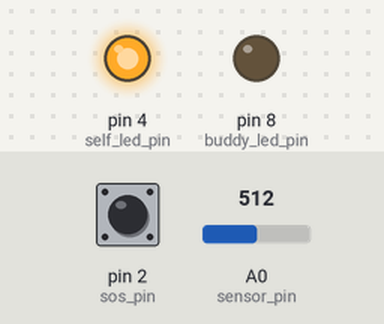
A sketch run on a simulated Arduino Uno, built with avr-gcc and run on an emulated ATmega328P. Shown: output pins drawn as LEDs (lit = HIGH). The inputs (shaded band) are chosen by the test bench; at power-on: pin 2 (sos_pin) HIGH, A0 (sensor_pin) = 512. No radio packets arrive unless stated.

Above: at 0.1 s.
Timing chart, 0 to 1.6 s (numbered marks = the images above):
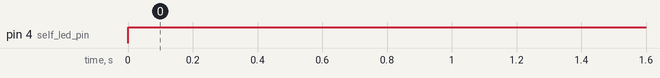

Measured:
- by itself, pin 4 (self_led_pin): LOW → HIGH at 0.00 s

The sketch:

Module1.ino
```cpp
#include<RH_ASK.h>
#ifdef RH_HAVE_HARDWARE_SPI
#include <SPI.h> // Not actually used but needed to compile
#endif

RH_ASK driver(2000, 11, 12, 0); // 2000 bps, Pin 11 RX, Pin 12 TX

uint8_t seq = 0; // number of messages sent
uint8_t id = 1; // ID of this user
uint8_t sensor_pin = A0; // Pin connected to MQ-2 gas sensor module
uint8_t sos_pin = 2; // Pin connected to SOS button
uint8_t self_led_pin = 4; // Pin connected to LED indicator for this user
uint8_t buddy_led_pin = 8; // Pin connected to LED indicator for coworker/team memeber
uint8_t buddy_id = 67; // ID of this users team member (More IDs could be added for larger teams)
float ppm_thresh = 2000; // Threshold ppm, can be changed depending on gas
unsigned long time_ref = 0;
bool sos_on = false;

void setup()
{
  Serial.begin(9600);
  driver.init();
  pinMode(sos_pin, INPUT_PULLUP);
  pinMode(self_led_pin, OUTPUT);
  pinMode(buddy_led_pin, OUTPUT);
}

void loop()
{
  unsigned long time = micros();
  checkSensors();
  uint8_t id_recv = receiveDistress();
  if (id_recv == buddy_id)
  {
    digitalWrite(buddy_led_pin, HIGH);
  }

  if ((time - time_ref) >= 1000000)
  {
    transmitData();
    time_ref = micros();
  }
}

// Checks sensors when a transmission is not being sent
// Sends a distress signal if the SOS button is pressed or the ppm is above the threshold
void checkSensors()
{
  int sensor_val = analogRead(sensor_pin);
  float voltage = 5 * sensor_val / 1024;
  float ppm = 605.18 * pow(((1/6.7) * ((5 - voltage) / voltage)), -2.052); // Formula for ppm of LPG

  uint8_t sos = !(digitalRead(sos_pin));

  if ((ppm > ppm_thresh) | sos)
  {
    distressSignal();
  }
}

// Transmits sensor data to the dashboard receiver using the RF transmitter
// Checks the sensor values and packages it to be sent to the dashboard
void transmitData()
{
  int sensor_val = analogRead(sensor_pin);
  float voltage = 5 * sensor_val / 1024;
  uint8_t msg_len = 7; // 7 bytes are sent
  uint8_t msg[msg_len]; // id, gas ppm, sos, seq

  msg[0] = id;

  union {
    float value;
    uint8_t bytes[4];
  } ppm;

  ppm.value = 605.18 * pow(((1/6.7) * ((5 - voltage) / voltage)), -2.052);

  for (int i = 0; i < sizeof(ppm); i++)
  {
    msg[i + 1] = ppm.bytes[i];
  }

  msg[5] = (uint8_t)sos_on;

  seq++;
  msg[6] = seq;

  driver.send(&msg[0], msg_len);
  driver.waitPacketSent();
  delay(100);
}

// Sends a distress signal containing the ID of the user
// Turns on an indicator LED to indicate the SOS button has been successfully been pressed
// or the ppm of gas is above the threshold
void distressSignal()
{
  uint8_t msg_len = 1; // 1 byte is sent
  uint8_t msg[1] = {id}; // format: id

  if (!sos_on)
  {
    sos_on = true;
    digitalWrite(self_led_pin, HIGH);
  }

  driver.send(msg, msg_len);
  driver.waitPacketSent();
}


// Recieves distress signals from other modules
uint8_t receiveDistress()
{
  uint8_t buf[RH_ASK_MAX_MESSAGE_LEN];
  uint8_t buflen = sizeof(buf);

  if (driver.recv(buf, &buflen)) // Non-blocking
  {

    if (buflen == 1) // 1 byte message indicates a distress signal
    {
      uint8_t id_recv = buf[0];
      return id_recv;
    }

  }

  return 0;
}
```
